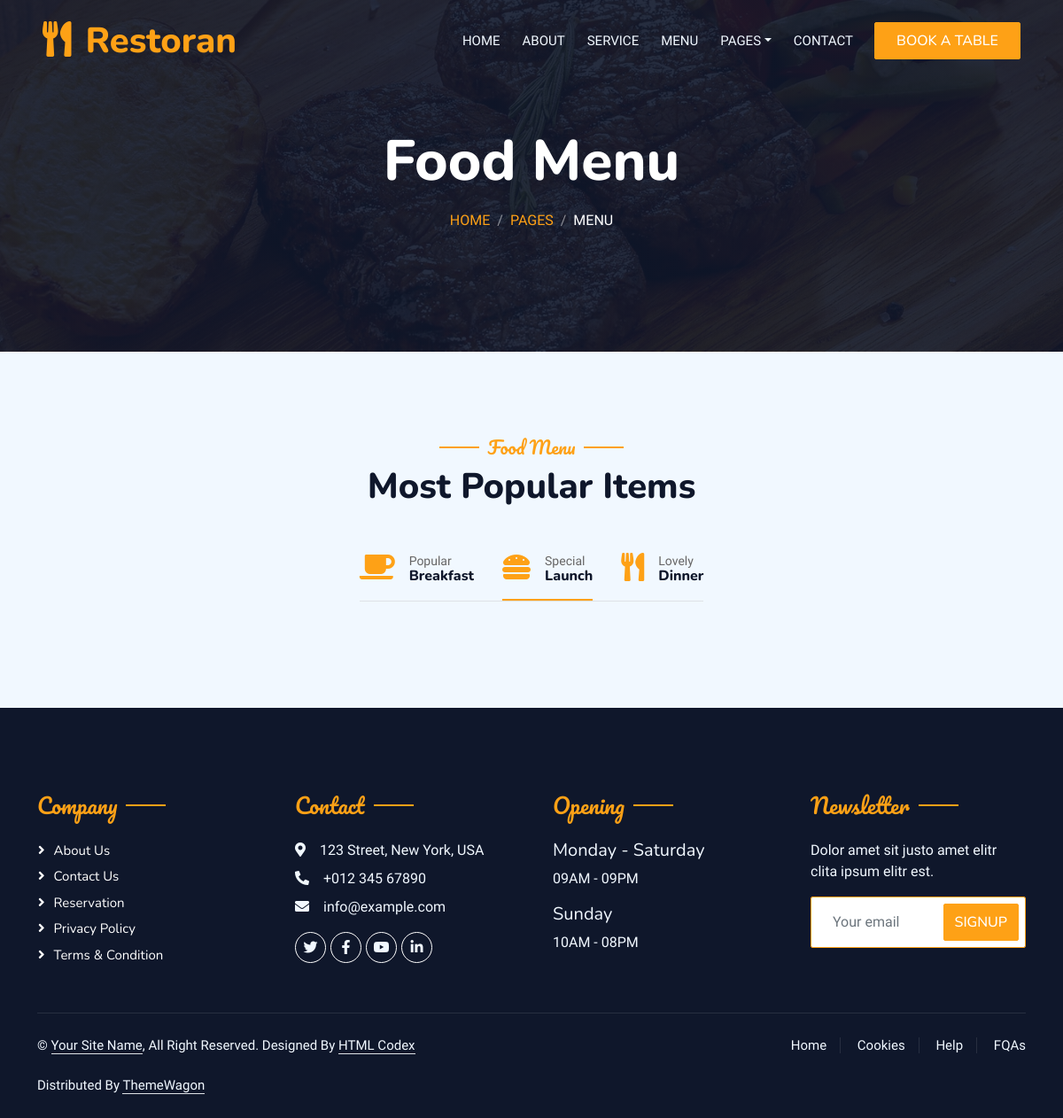
The page /lunch/ on the database as committed earlier.
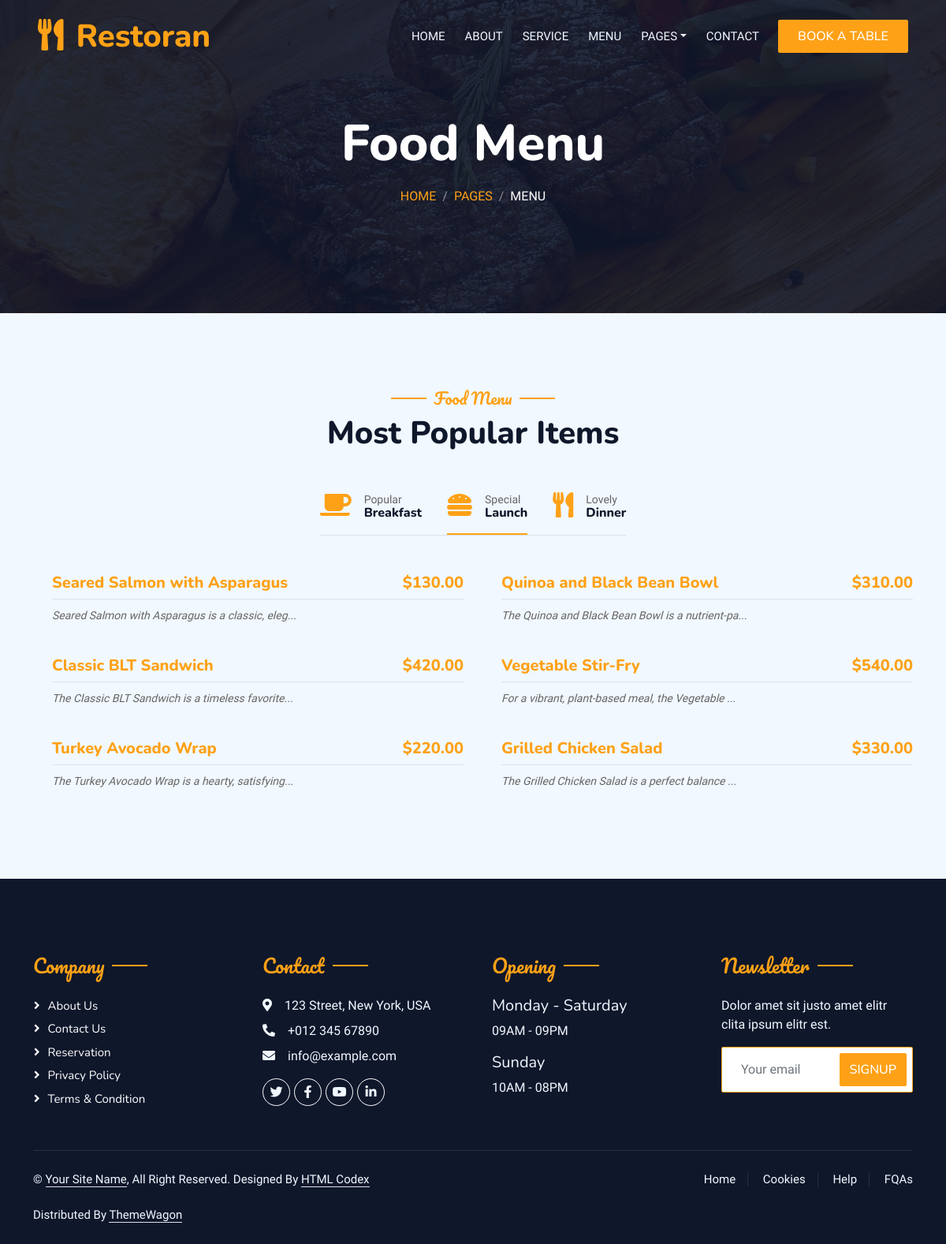
The same page on the database as committed later.
### menue/models.py (models this page shows, shortened)
class Item(models.Model):
  name = models.CharField(max_length=300)
  description = HTMLField()
  price = models.DecimalField(max_digits=5,decimal_places=2)
  image = models.ImageField(upload_to='items')
  period = models.CharField(max_length=10,choices=PERIOD_CHOICES)
  slug = AutoSlugField(populate_from='name')
  created = models.DateTimeField(auto_now_add=True)

### menue/views.py (the view)
# urls.py: path('lunch/', lunch_item, name='lunch'),
def lunch_item(request):
  lunch = Item.objects.filter(period='LUNCH')
  context ={
    'items':lunch
  }
  return render(request, 'lunch.html', context)

### menue/templates/lunch.html (shortened to what the changed rows need)
{% extends "base.html" %}
{% load static %}
{% block content %}
        <div class="container-xxl position-relative p-0">
            <nav class="navbar navbar-expand-lg navbar-dark bg-dark px-4 px-lg-5 py-3 py-lg-0">
                <a href="{% url 'home' %}" class="navbar-brand p-0">
                    <h1 class="text-primary m-0"><i class="fa fa-utensils me-3"></i>Restoran</h1>
                </a>
            </nav>
            <div class="container-xxl py-5 bg-dark hero-header mb-5">
                <div class="container text-center my-5 pt-5 pb-4">
                    <h1 class="display-3 text-white mb-3 animated slideInDown">Food Menu</h1>
                </div>
            </div>
        </div>
        <div class="container-xxl py-5">
            <div class="container">
                <div class="text-center wow fadeInUp" data-wow-delay="0.1s">
                    <h1 class="mb-5">Most Popular Items</h1>
                </div>
                <div class="tab-class text-center wow fadeInUp" data-wow-delay="0.1s">
                    <div class="tab-content">
                        <div id="tab-1" class="tab-pane fade show p-0 active">
                            <div class="row g-4">
                            {% for item in items %}
                            <div class="col-lg-6">
                                    <div class="d-flex align-items-center">
                                        <div class="w-100 d-flex flex-column text-start ps-4">
                                            <h5 class="d-flex justify-content-between border-bottom pb-2">
                                                <a href="{% url 'detail' item.slug %}"><span>{{item.name}}</span></a>
                                                <span class="text-primary">${{item.price}} </span>
                                            </h5>
                                            <small class="fst-italic">{{item.description | slice:50 |safe}}... </small>
                                        </div>
                                    </div>
                                </div>
                            {% endfor %}
                            </div>
                        </div>
                    </div>
                </div>
            </div>
        </div>
{% endblock content %}

Rows that differ between the two databases and show on the page:
added Item: name "Seared Salmon with Asparagus", price "130.00", description "Seared Salmon with Asparagus is a classic, eleg"
added Item: name "Quinoa and Black Bean Bowl", price "310.00", description "The Quinoa and Black Bean Bowl is a nutrient-pa"
added Item: name "Classic BLT Sandwich", price "420.00", description "The Classic BLT Sandwich is a timeless favorite"
added Item: name "Vegetable Stir-Fry", price "540.00", description "For a vibrant, plant-based meal, the Vegetable"
added Item: name "Turkey Avocado Wrap", price "220.00", description "The Turkey Avocado Wrap is a hearty, satisfying"
added Item: name "Grilled Chicken Salad", price "330.00", description "The Grilled Chicken Salad is a perfect balance"
